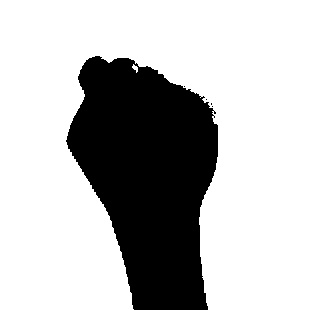
#> input picture Hand-Gesture/data/test/0/0.jpg, 310 x 310 px, given in place of the camera
$ python segment.py
#> lines starting #> are read from the running program, lines starting #| are printed output that depends on the picture
# organize imports
import cv2
import imutils
import numpy as np

# global variables
bg = None
#--------------------------------------------------
# To find the running average over the background
#--------------------------------------------------
def run_avg(image, aWeight):
    global bg
    # initialize the background
    if bg is None:
        bg = image.copy().astype("float")
        return

    # compute weighted average, accumulate it and update the background
    cv2.accumulateWeighted(image, bg, aWeight)

#---------------------------------------------
# To segment the region of hand in the image
#---------------------------------------------
def segment(image, threshold=25):
    global bg
    # find the absolute difference between background and current frame
    diff = cv2.absdiff(bg.astype("uint8"), image)

    # threshold the diff image so that we get the foreground
    thresholded = cv2.threshold(diff, threshold, 255, cv2.THRESH_BINARY)[1]

    # get the contours in the thresholded image
    (cnts, _) = cv2.findContours(thresholded.copy(), cv2.RETR_EXTERNAL, cv2.CHAIN_APPROX_SIMPLE)

    # return None, if no contours detected
    if len(cnts) == 0:
        return
    else:
        # based on contour area, get the maximum contour which is the hand
        segmented = max(cnts, key=cv2.contourArea)
        return (thresholded, segmented)

#-----------------
# MAIN FUNCTION
#-----------------
if __name__ == "__main__":
    # initialize weight for running average
    aWeight = 0.5

    # get the reference to the webcam
    camera = cv2.VideoCapture(0)

    # region of interest (ROI) coordinates
    top, right, bottom, left = 10, 350, 225, 590

    # initialize num of frames
    num_frames = 0

    # keep looping, until interrupted
    while(True):
        # get the current frame
        (grabbed, frame) = camera.read()
#> frame is the input picture: shape (310, 310, 3); min 0, max 255, mean 186

        # resize the frame
        frame = imutils.resize(frame, width=700)
#> frame: shape (700, 700, 3)

        # flip the frame so that it is not the mirror view
        frame = cv2.flip(frame, 1)
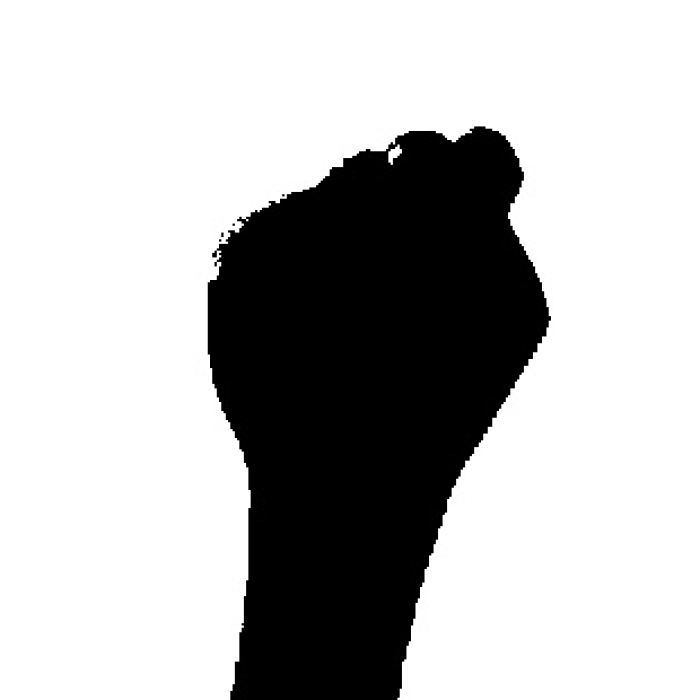
#> frame: shape (700, 700, 3); min 0, max 255, mean 186

        # clone the frame
        clone = frame.copy()

        # get the height and width of the frame
        (height, width) = frame.shape[:2]
#> height = 700; width = 700

        # get the ROI
        roi = frame[top:bottom, right:left]
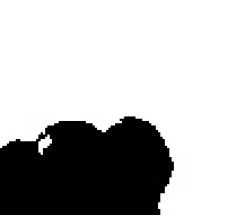
#> roi: shape (215, 240, 3); min 0, max 255, mean 184.5

        # convert the roi to grayscale and blur it

        #cv2.imshow("original",frame)
        converted = cv2.cvtColor(frame, cv2.COLOR_BGR2HSV) # Convert from RGB to HSV
#> converted: shape (700, 700, 3); mean H, S, V 0, 0, 186
        #print(frame.shape)
        #tuned settings
        lowerBoundary = np.array([0,40,30],dtype="uint8")
        upperBoundary = np.array([43,255,254],dtype="uint8")

        skinMask = cv2.inRange(converted, lowerBoundary, upperBoundary)
#> skinMask: shape (700, 700); every value is 0

        # apply a series of erosions and dilations to the mask using an elliptical kernel
        kernel = cv2.getStructuringElement(cv2.MORPH_ELLIPSE, (3,3))
        skinMask = cv2.erode(skinMask, kernel, iterations = 2)
        skinMask = cv2.dilate(skinMask, kernel, iterations = 2)

        lowerBoundary = np.array([170,80,30],dtype="uint8")
        upperBoundary = np.array([180,255,250],dtype="uint8")

        skinMask2 = cv2.inRange(converted, lowerBoundary, upperBoundary)
        skinMask = cv2.addWeighted(skinMask,0.5,skinMask2,0.5,0.0)
        #print(skinMask.flatten())
        #print(skinMask.shape)

        # blur the mask to help remove noise, then apply the
        # mask to the frame
        skinMask = cv2.medianBlur(skinMask, 5)
        skin = cv2.bitwise_and(frame, frame, mask = skinMask)
#> skin: shape (700, 700, 3); every value is 0
        frame = cv2.addWeighted(frame,1.5,skin,-0.5,0)
        skin = cv2.bitwise_and(frame, frame, mask = skinMask)

        cv2.imshow("masked",skin) # Everything apart from skin is shown to be black

        h,w = skin.shape[:2]
#> h = 700; w = 700
        bw_image = cv2.cvtColor(skin, cv2.COLOR_HSV2BGR)  # Convert image from HSV to BGR format
        bw_image = cv2.cvtColor(skin, cv2.COLOR_BGR2GRAY)  # Convert image from BGR to gray format
        bw_image = cv2.GaussianBlur(bw_image,(5,5),0)  # Highlight the main object
        threshold = 1
        cv2.imshow("Before thresholded",bw_image)
        for i in range(h):
            for j in range(w):
                if bw_image[i][j] > threshold:
                    bw_image[i][j] = 0
                else:
                    bw_image[i][j] = 255
#> bw_image: shape (700, 700); every value is 255
        # display the frame with segmented hand
        cv2.imshow("Video Feed", bw_image)

        # observe the keypress by the user
        keypress = cv2.waitKey(1) & 0xFF
#> (key q is pressed here)

        # if the user pressed "q", then stop looping
        if keypress == ord("q"):
            break

# free up memory
camera.release()
cv2.destroyAllWindows()

$ run again, on Hand-Gesture/data/test/0/3.jpg
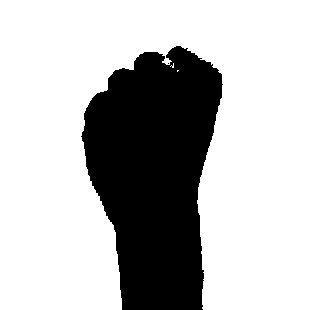
#> input picture Hand-Gesture/data/test/0/3.jpg, 310 x 310 px, given in place of the camera
#> frame is the input picture: shape (310, 310, 3); min 0, max 255, mean 185.5
#> `frame = cv2.flip(frame, 1)`:
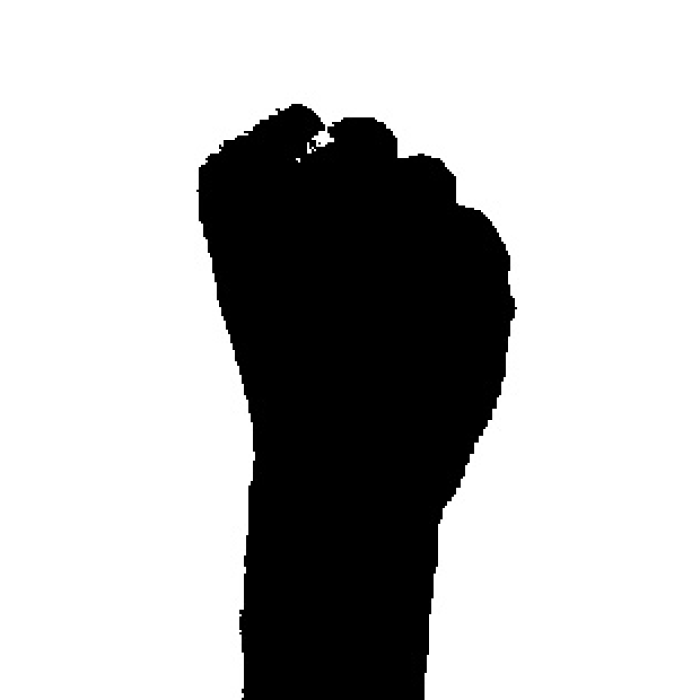
#> frame: shape (700, 700, 3); min 0, max 255, mean 185.5
#> `roi = frame[top:bottom, right:left]`:
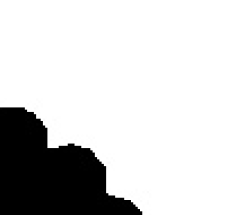
#> roi: shape (215, 240, 3); min 0, max 255, mean 209.3
#> converted: shape (700, 700, 3); mean H, S, V 0, 0, 185.5
#> skinMask: shape (700, 700); every value is 0
#> skin: shape (700, 700, 3); every value is 0
